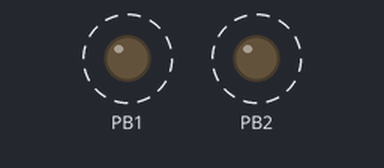
A sketch run on a simulated ATtiny85, built with avr-gcc and run on an emulated ATtiny85. On the bench: output pins drawn as LEDs (lit = HIGH). Dashed ring = blinking.

Above: at 0.2 s.
Timing chart, 0 to 4.6 s (numbered marks = the images above):
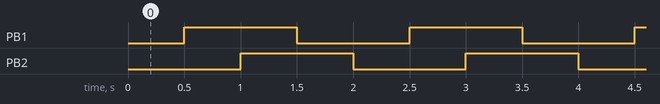

The sketch:

attiny85_H_Bridge_demo.ino
```cpp
#include <avr/io.h>
#include <util/delay.h>

void setup() {
  // Set PORTB:2 (physical pin 7) as an output
  DDRB |= (1 << PB2);
  // Set PORTB:1 (physical pin 6) as an output
  DDRB |= (1 << PB1);

  PORTB |= (1 << PB2);
  PORTB |= (0 << PB1);
}

void loop() {

  // Toggle the state of PORTB:2 every 500ms (1Hz)
  PORTB ^= (1 << PB2);
  _delay_ms(500);
  // Toggle the state of PORTB:1 every 500ms (1Hz)
  PORTB ^= (1 << PB1);
  _delay_ms(500);
}
```

Measured:
- by itself, PB1, PB2: alternates HIGH for 1.0 s and LOW for 1.0 s
- by itself, everything shown: repeats every 2.0 s, in 4 steps
